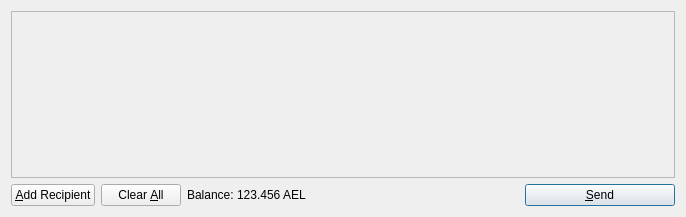
<?xml version="1.0" encoding="UTF-8"?>
<ui version="4.0">
 <class>SendCoinsDialog</class>
 <widget class="QDialog" name="SendCoinsDialog">
  <property name="geometry">
   <rect>
    <x>0</x>
    <y>0</y>
    <width>686</width>
    <height>217</height>
   </rect>
  </property>
  <property name="windowTitle">
   <string>Send Coins</string>
  </property>
  <layout class="QVBoxLayout" name="verticalLayout">
   <item>
    <widget class="QScrollArea" name="scrollArea">
     <property name="widgetResizable">
      <bool>true</bool>
     </property>
     <widget class="QWidget" name="scrollAreaWidgetContents">
      <property name="geometry">
       <rect>
        <x>0</x>
        <y>0</y>
        <width>666</width>
        <height>165</height>
       </rect>
      </property>
      <layout class="QVBoxLayout" name="verticalLayout_2">
       <property name="margin">
        <number>0</number>
       </property>
       <item>
        <layout class="QVBoxLayout" name="entries">
         <property name="spacing">
          <number>6</number>
         </property>
        </layout>
       </item>
       <item>
        <spacer name="verticalSpacer">
         <property name="orientation">
          <enum>Qt::Vertical</enum>
         </property>
         <property name="sizeHint" stdset="0">
          <size>
           <width>20</width>
           <height>40</height>
          </size>
         </property>
        </spacer>
       </item>
      </layout>
     </widget>
    </widget>
   </item>
   <item>
    <layout class="QHBoxLayout" name="horizontalLayout">
     <item>
      <widget class="QPushButton" name="addButton">
       <property name="toolTip">
        <string>Send to multiple recipients at once</string>
       </property>
       <property name="text">
        <string>&amp;Add Recipient</string>
       </property>
       <property name="icon">
        <iconset resource="../bitcoin.qrc">
         <normaloff>:/icons/add</normaloff>:/icons/add</iconset>
       </property>
       <property name="autoDefault">
        <bool>false</bool>
       </property>
      </widget>
     </item>
     <item>
      <widget class="QPushButton" name="clearButton">
       <property name="sizePolicy">
        <sizepolicy hsizetype="Minimum" vsizetype="Fixed">
         <horstretch>0</horstretch>
         <verstretch>0</verstretch>
        </sizepolicy>
       </property>
       <property name="toolTip">
        <string>Remove all transaction fields</string>
       </property>
       <property name="text">
        <string>Clear &amp;All</string>
       </property>
       <property name="icon">
        <iconset resource="../bitcoin.qrc">
         <normaloff>:/icons/remove</normaloff>:/icons/remove</iconset>
       </property>
       <property name="autoRepeatDelay">
        <number>300</number>
       </property>
       <property name="autoDefault">
        <bool>false</bool>
       </property>
      </widget>
     </item>
     <item>
      <layout class="QHBoxLayout" name="horizontalLayout_2">
       <property name="spacing">
        <number>3</number>
       </property>
       <item>
        <widget class="QLabel" name="label">
         <property name="text">
          <string>Balance:</string>
         </property>
        </widget>
       </item>
       <item>
        <widget class="QLabel" name="labelBalance">
         <property name="cursor">
          <cursorShape>IBeamCursor</cursorShape>
         </property>
         <property name="text">
          <string>123.456 AEL</string>
         </property>
         <property name="textInteractionFlags">
          <set>Qt::LinksAccessibleByMouse|Qt::TextSelectableByKeyboard|Qt::TextSelectableByMouse</set>
         </property>
        </widget>
       </item>
      </layout>
     </item>
     <item>
      <spacer name="horizontalSpacer">
       <property name="orientation">
        <enum>Qt::Horizontal</enum>
       </property>
       <property name="sizeHint" stdset="0">
        <size>
         <width>40</width>
         <height>20</height>
        </size>
       </property>
      </spacer>
     </item>
     <item>
      <widget class="QPushButton" name="sendButton">
       <property name="minimumSize">
        <size>
         <width>150</width>
         <height>0</height>
        </size>
       </property>
       <property name="toolTip">
        <string>Confirm the send action</string>
       </property>
       <property name="text">
        <string>&amp;Send</string>
       </property>
       <property name="icon">
        <iconset resource="../bitcoin.qrc">
         <normaloff>:/icons/send</normaloff>:/icons/send</iconset>
       </property>
       <property name="default">
        <bool>true</bool>
       </property>
      </widget>
     </item>
    </layout>
   </item>
  </layout>
 </widget>
 <resources>
  <include location="../bitcoin.qrc"/>
 </resources>
 <connections/>
</ui>
